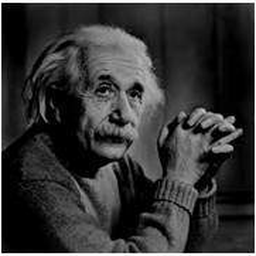
%> input picture images/4ai.jpg (cropped and resized to the size of MATLAB's example picture, made grey), 256 x 256 px, given in place of cameraman.tif, which was not available
$ octave bandpassG.m   (GNU Octave 9; MATLAB toolbox functions it lacks are replaced by stand-ins)
%> lines starting %> are read from the running program, lines starting %| are printed output that depends on the picture; pictures that were not available may be replaced by others from this repository, and a replacement may not be noted
f=imread('cameraman.tif')
%> f is the input picture: size 256x256 uint8; min 0, max 255, mean 52.8
fd=double(f)
F=fftshift(fft2(fd))
[P,Q]=size(F)
%> P = 256; Q = 256
  D0=input('Enter D0:')
%> the answer given: 3
  w=input('enter w:')
%> the answer given: 3
    for u=0:P-1
        for v=0:Q-1
            D(u+1,v+1)=(((u-(P/2)).^2)+((v-(Q/2)).^2)).^0.5;
            H(u+1,v+1)=exp(-((D(u+1,v+1).^2-D0.^2)/(D(u+1,v+1)*w)).^2);
            H(u+1,v+1)=1-H(u+1,v+1);

        end
    end
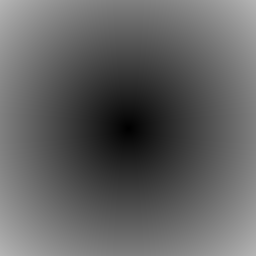
%> D: size 256x256 double; min 0, max 181, mean 97.9
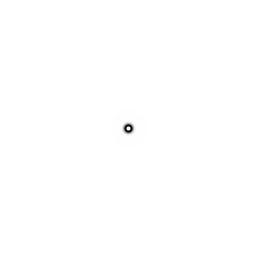
%> H: size 256x256 double; min 0, max 1, mean 0.999
subplot(1,3,2),imshow(H)
title('bandreject filter')
%figure(),imshow(H)
result=F.*H
r=ifft2(result);
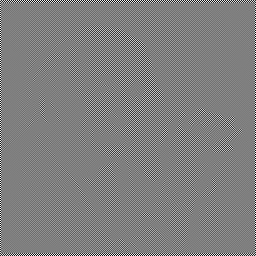
%> r: size 256x256 double; min -257, max 257, mean 0; drawn with min black and max white
subplot(1,3,3),fftshow(r);
%> (this line was passed over: fftshow is not available in this run)
title('image after filtering');
subplot(1,3,1),imshow(f)
title('original image')

$ run again, on images/nut.jpg (cropped and resized to the size of MATLAB's example picture, made grey)
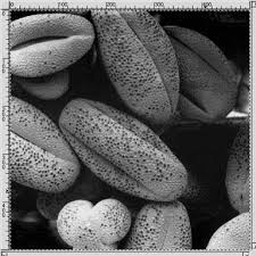
%> input picture images/nut.jpg (cropped and resized to the size of MATLAB's example picture, made grey), 256 x 256 px, given in place of cameraman.tif, which was not available
%> f is the input picture: size 256x256 uint8; min 0, max 255, mean 95
%> `r=ifft2(result);`:
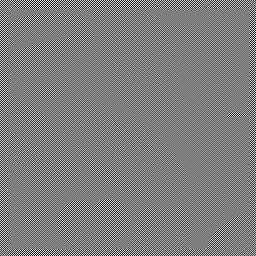
%> r: size 256x256 double; min -259.3, max 262.2, mean 0; drawn with min black and max white
